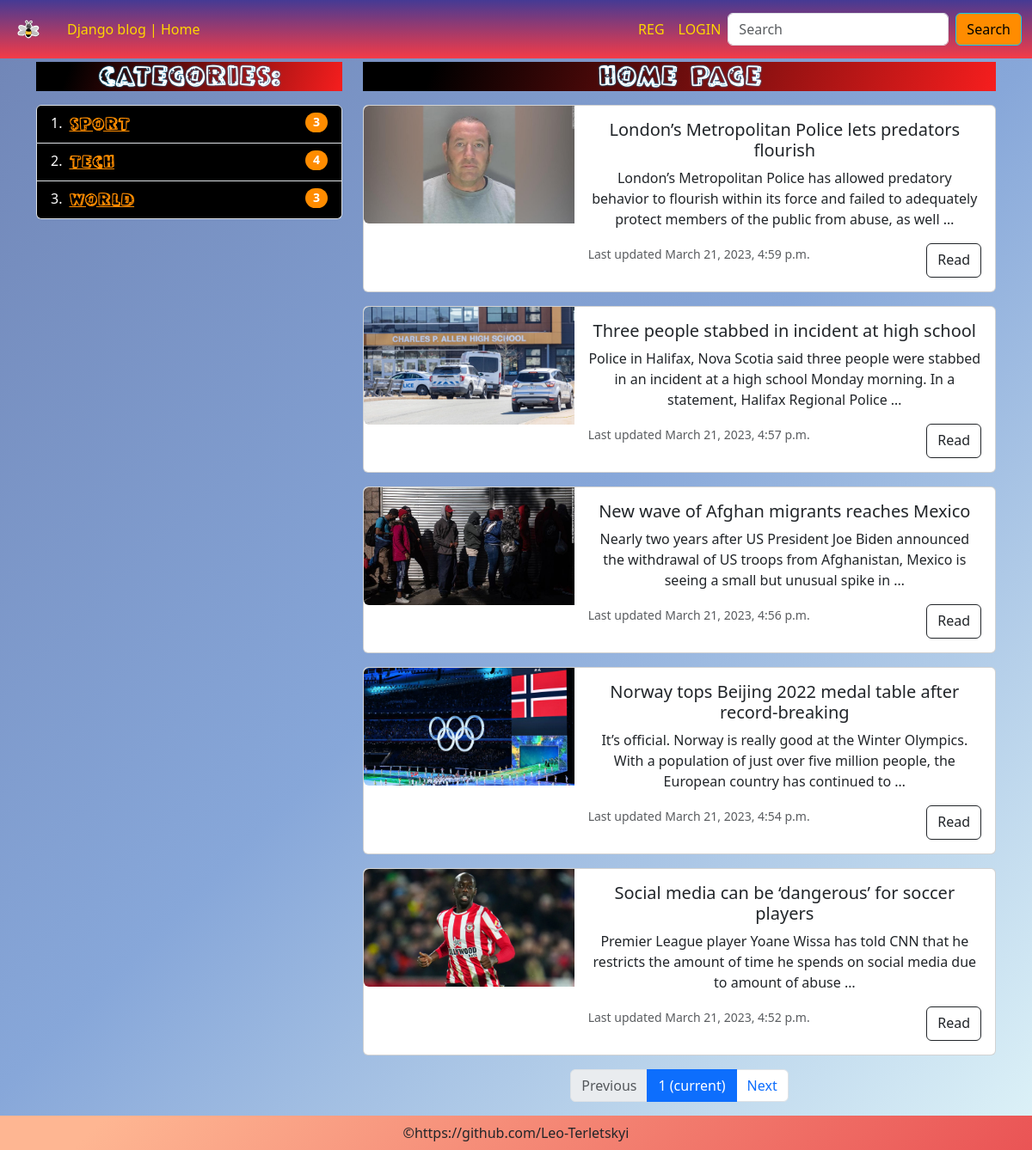
/, run on an earlier commit of the app's database.
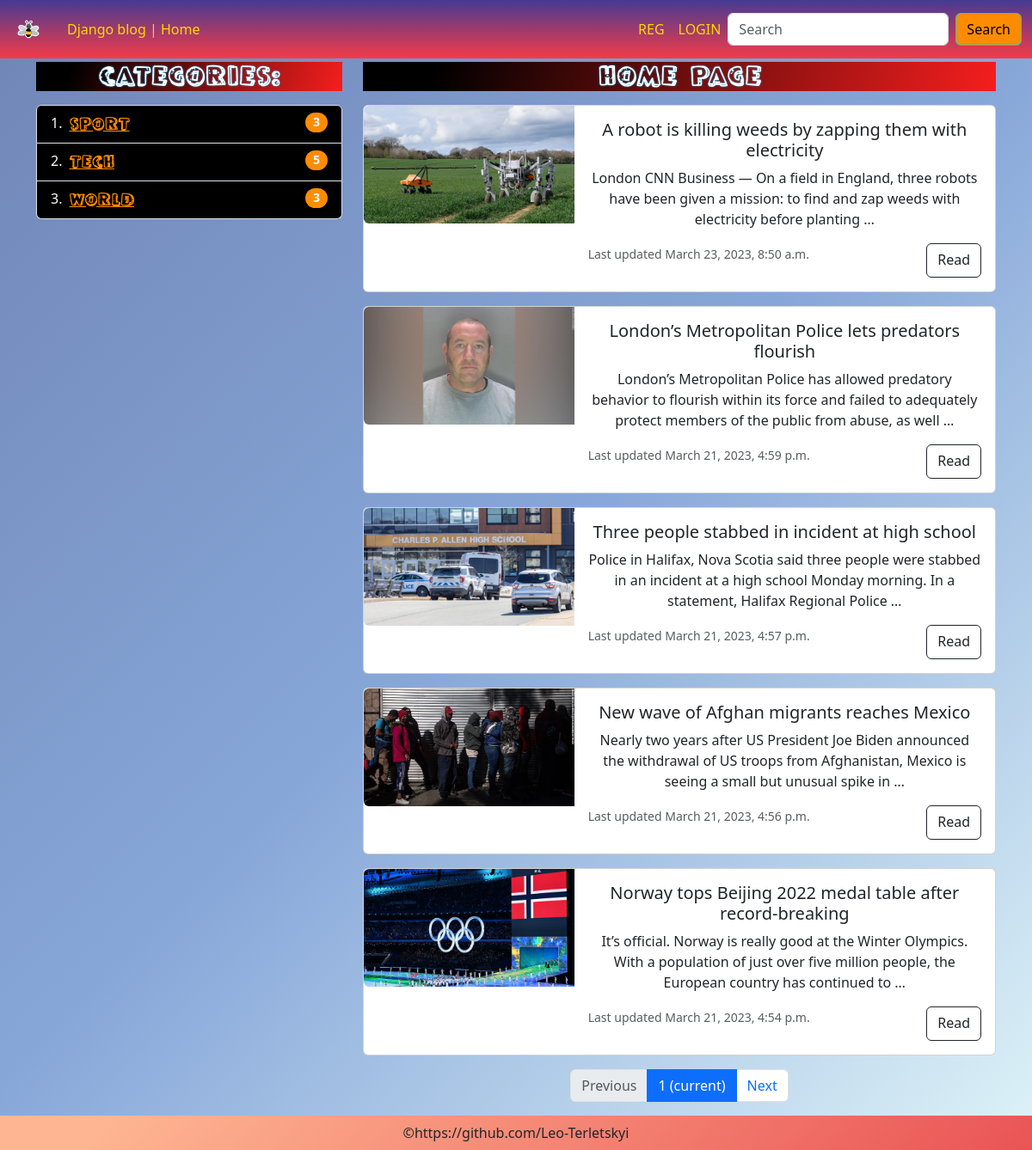
And on a later commit of the database.
### articles/models.py (models this page shows, shortened)
class Category(models.Model):
    name = models.CharField(max_length=32, unique=True)
    slug = models.SlugField(null=True, blank=True)
    def get_absolute_url(self):
        return reverse('category_list', kwargs={'slug': self.slug})
    def __str__(self):
        return self.name
    class Meta:
        verbose_name = 'Category'
        verbose_name_plural = 'Categories'
        ordering = ('name',)

class Article(models.Model):
    title = models.CharField(max_length=64, unique=True)
    slug = models.SlugField(null=True, blank=True)
    content = RichTextField()
    image = models.ImageField(upload_to='static/article_images')
    created_at = models.DateTimeField(auto_now_add=True)
    updated_at = models.DateTimeField(auto_now=True)
    category = models.ForeignKey(Category, on_delete=models.CASCADE)
    author = models.ForeignKey(user, on_delete=models.CASCADE)
    def get_absolute_url(self):
        return reverse('article_detail', kwargs={'slug': self.slug})
    class Meta:
        verbose_name = 'Article'
        verbose_name_plural = 'Articles'
        ordering = ('-updated_at', '-created_at')

### articles/views.py (the view)
# urls.py: path('', views.HomePage.as_view(), name='home_page'),
class HomePage(generic.ListView):
    model = Article
    context_object_name = 'articles'
    template_name = 'articles/home_page.html'
    queryset = Article.objects.all().select_related('category', 'author')
    paginate_by = 5
    def get_context_data(self, *, object_list=None, **kwargs):
        context = super().get_context_data(object_list=None, **kwargs)
        context['categories'] = Category.objects.all().annotate(count_articles=Count('article'))
        return context

### templates/articles/home_page.html (shortened to what this page needs)
{% extends 'base.html' %}
{% load static %}
{% block cats %}
    {% include 'components/cats.html' %}
{% endblock %}
{% block content %}
    <h3 class="main-title">Home Page</h3>
    {% for article in articles %}
        {% include 'components/card_mini.html' %}
    {% endfor %}
    {% include 'components/pagination.html' %}
{% endblock %}

### templates/components/cats.html
<h3 class="main-title">Categories:</h3>
<ol class="list-group list-group-numbered mb-3 mt-3">
    {% for cat in categories %}
        <li class="list-group-item d-flex justify-content-between align-items-start">
            <div class="ms-2 me-auto">
                <div class="fw-bold"><a href="{{ cat.get_absolute_url }}" class="cat-link">{{ cat }}</a></div>
            </div>
            <span class="badge rounded-pill">{{ cat.count_articles }}</span>
        </li>
    {% endfor %}
</ol>

### templates/components/card_mini.html
<div class="card mb-3 mt-3">
    <div class="row g-0">
        <div class="col-md-4">
            <img src="{{ article.image.url }}" class="img-fluid rounded-start" alt="...">
        </div>
        <div class="col-md-8">
            <div class="card-body">
                <h5 class="card-title">{{ article.title }}</h5>
                <p class="card-text">{{ article.content | truncatewords:25 }}</p>
                <div class="card-body__footer">
                    <p class="card-text"><small class="text-muted">Last updated {{ article.updated_at }}</small></p>
                    <a href="{{ article.get_absolute_url }}" class="btn btn-outline-dark">Read</a>
                </div>
            </div>
        </div>
    </div>
</div>

What changed in the data, as far as the page shows it:
no longer on this page (row unchanged): Article: image (picture), title "Social media can be ‘dangerous’ for soccer players", content "Premier League player Yoane Wissa has told CNN that he restricts the amount of time he spends on social media due to amount of abuse …", updated_at "March 21, 2023, 4:52 p.m."
computed for Category "tech": count_articles "4" → "5"
added Article: image (picture), title "A robot is killing weeds by zapping them with electricity", content "London CNN Business — On a field in England, three robots have been given a mission: to find and zap weeds with electricity before planting …", updated_at "March 23, 2023, 8:50 a.m."
